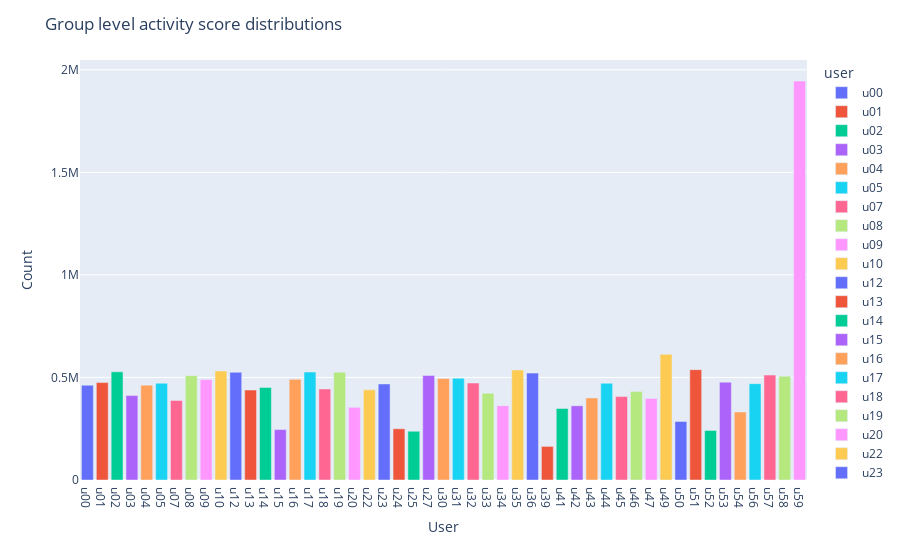

The code cell stored with this chart in its notebook:
### Code cell
fig = countplot.countplot(data,
                          fig_title='Group level activity score distributions', 
                          plot_type='count', 
                          points='outliers',
                          aggregation='user', 
                          user=None,
                          column=' activity inference',
                          binning=False)

fig.show()

### Figure 1 — Plotly figure (JSON) as saved in the notebook; plotly's stock layout.template omitted (floating-point values rounded to 4 significant figures)
{"data": [{"alignmentgroup": "True", "hovertemplate": "user=%{x}<br>values=%{y}<extra></extra>", "legendgroup": "u00", "marker": {"color": "#636efa", "pattern": {"shape": ""}}, "name": "u00", "offsetgroup": "u00", "orientation": "v", "showlegend": true, "textposition": "auto", "type": "bar", "x": ["u00"], "xaxis": "x", "y": [461991], "yaxis": "y"}, {"alignmentgroup": "True", "hovertemplate": "user=%{x}<br>values=%{y}<extra></extra>", "legendgroup": "u01", "marker": {"color": "#EF553B", "pattern": {"shape": ""}}, "name": "u01", "offsetgroup": "u01", "orientation": "v", "showlegend": true, "textposition": "auto", "type": "bar", "x": ["u01"], "xaxis": "x", "y": [474862], "yaxis": "y"}, {"alignmentgroup": "True", "hovertemplate": "user=%{x}<br>values=%{y}<extra></extra>", "legendgroup": "u02", "marker": {"color": "#00cc96", "pattern": {"shape": ""}}, "name": "u02", "offsetgroup": "u02", "orientation": "v", "showlegend": true, "textposition": "auto", "type": "bar", "x": ["u02"], "xaxis": "x", "y": [527518], "yaxis": "y"}, {"alignmentgroup": "True", "hovertemplate": "user=%{x}<br>values=%{y}<extra></extra>", "legendgroup": "u03", "marker": {"color": "#ab63fa", "pattern": {"shape": ""}}, "name": "u03", "offsetgroup": "u03", "orientation": "v", "showlegend": true, "textposition": "auto", "type": "bar", "x": ["u03"], "xaxis": "x", "y": [411402], "yaxis": "y"}, {"alignmentgroup": "True", "hovertemplate": "user=%{x}<br>values=%{y}<extra></extra>", "legendgroup": "u04", "marker": {"color": "#FFA15A", "pattern": {"shape": ""}}, "name": "u04", "offsetgroup": "u04", "orientation": "v", "showlegend": true, "textposition": "auto", "type": "bar", "x": ["u04"], "xaxis": "x", "y": [462516], "yaxis": "y"}, {"alignmentgroup": "True", "hovertemplate": "user=%{x}<br>values=%{y}<extra></extra>", "legendgroup": "u05", "marker": {"color": "#19d3f3", "pattern": {"shape": ""}}, "name": "u05", "offsetgroup": "u05", "orientation": "v", "showlegend": true, "textposition": "auto", "type": "bar", "x": ["u05"], "xaxis": "x", "y": [471647], "yaxis": "y"}, {"alignmentgroup": "True", "hovertemplate": "user=%{x}<br>values=%{y}<extra></extra>", "legendgroup": "u07", "marker": {"color": "#FF6692", "pattern": {"shape": ""}}, "name": "u07", "offsetgroup": "u07", "orientation": "v", "showlegend": true, "textposition": "auto", "type": "bar", "x": ["u07"], "xaxis": "x", "y": [388016], "yaxis": "y"}, {"alignmentgroup": "True", "hovertemplate": "user=%{x}<br>values=%{y}<extra></extra>", "legendgroup": "u08", "marker": {"color": "#B6E880", "pattern": {"shape": ""}}, "name": "u08", "offsetgroup": "u08", "orientation": "v", "showlegend": true, "textposition": "auto", "type": "bar", "x": ["u08"], "xaxis": "x", "y": [508723], "yaxis": "y"}, {"alignmentgroup": "True", "hovertemplate": "user=%{x}<br>values=%{y}<extra></extra>", "legendgroup": "u09", "marker": {"color": "#FF97FF", "pattern": {"shape": ""}}, "name": "u09", "offsetgroup": "u09", "orientation": "v", "showlegend": true, "textposition": "auto", "type": "bar", "x": ["u09"], "xaxis": "x", "y": [489438], "yaxis": "y"}, {"alignmentgroup": "True", "hovertemplate": "user=%{x}<br>values=%{y}<extra></extra>", "legendgroup": "u10", "marker": {"color": "#FECB52", "pattern": {"shape": ""}}, "name": "u10", "offsetgroup": "u10", "orientation": "v", "showlegend": true, "textposition": "auto", "type": "bar", "x": ["u10"], "xaxis": "x", "y": [531159], "yaxis": "y"}, {"alignmentgroup": "True", "hovertemplate": "user=%{x}<br>values=%{y}<extra></extra>", "legendgroup": "u12", "marker": {"color": "#636efa", "pattern": {"shape": ""}}, "name": "u12", "offsetgroup": "u12", "orientation": "v", "showlegend": true, "textposition": "auto", "type": "bar", "x": ["u12"], "xaxis": "x", "y": [525377], "yaxis": "y"}, {"alignmentgroup": "True", "hovertemplate": "user=%{x}<br>values=%{y}<extra></extra>", "legendgroup": "u13", "marker": {"color": "#EF553B", "pattern": {"shape": ""}}, "name": "u13", "offsetgroup": "u13", "orientation": "v", "showlegend": true, "textposition": "auto", "type": "bar", "x": ["u13"], "xaxis": "x", "y": [438710], "yaxis": "y"}, {"alignmentgroup": "True", "hovertemplate": "user=%{x}<br>values=%{y}<extra></extra>", "legendgroup": "u14", "marker": {"color": "#00cc96", "pattern": {"shape": ""}}, "name": "u14", "offsetgroup": "u14", "orientation": "v", "showlegend": true, "textposition": "auto", "type": "bar", "x": ["u14"], "xaxis": "x", "y": [451115], "yaxis": "y"}, {"alignmentgroup": "True", "hovertemplate": "user=%{x}<br>values=%{y}<extra></extra>", "legendgroup": "u15", "marker": {"color": "#ab63fa", "pattern": {"shape": ""}}, "name": "u15", "offsetgroup": "u15", "orientation": "v", "showlegend": true, "textposition": "auto", "type": "bar", "x": ["u15"], "xaxis": "x", "y": [245896], "yaxis": "y"}, {"alignmentgroup": "True", "hovertemplate": "user=%{x}<br>values=%{y}<extra></extra>", "legendgroup": "u16", "marker": {"color": "#FFA15A", "pattern": {"shape": ""}}, "name": "u16", "offsetgroup": "u16", "orientation": "v", "showlegend": true, "textposition": "auto", "type": "bar", "x": ["u16"], "xaxis": "x", "y": [490749], "yaxis": "y"}, {"alignmentgroup": "True", "hovertemplate": "user=%{x}<br>values=%{y}<extra></extra>", "legendgroup": "u17", "marker": {"color": "#19d3f3", "pattern": {"shape": ""}}, "name": "u17", "offsetgroup": "u17", "orientation": "v", "showlegend": true, "textposition": "auto", "type": "bar", "x": ["u17"], "xaxis": "x", "y": [526248], "yaxis": "y"}, {"alignmentgroup": "True", "hovertemplate": "user=%{x}<br>values=%{y}<extra></extra>", "legendgroup": "u18", "marker": {"color": "#FF6692", "pattern": {"shape": ""}}, "name": "u18", "offsetgroup": "u18", "orientation": "v", "showlegend": true, "textposition": "auto", "type": "bar", "x": ["u18"], "xaxis": "x", "y": [443776], "yaxis": "y"}, {"alignmentgroup": "True", "hovertemplate": "user=%{x}<br>values=%{y}<extra></extra>", "legendgroup": "u19", "marker": {"color": "#B6E880", "pattern": {"shape": ""}}, "name": "u19", "offsetgroup": "u19", "orientation": "v", "showlegend": true, "textposition": "auto", "type": "bar", "x": ["u19"], "xaxis": "x", "y": [525619], "yaxis": "y"}, {"alignmentgroup": "True", "hovertemplate": "user=%{x}<br>values=%{y}<extra></extra>", "legendgroup": "u20", "marker": {"color": "#FF97FF", "pattern": {"shape": ""}}, "name": "u20", "offsetgroup": "u20", "orientation": "v", "showlegend": true, "textposition": "auto", "type": "bar", "x": ["u20"], "xaxis": "x", "y": [354198], "yaxis": "y"}, {"alignmentgroup": "True", "hovertemplate": "user=%{x}<br>values=%{y}<extra></extra>", "legendgroup": "u22", "marker": {"color": "#FECB52", "pattern": {"shape": ""}}, "name": "u22", "offsetgroup": "u22", "orientation": "v", "showlegend": true, "textposition": "auto", "type": "bar", "x": ["u22"], "xaxis": "x", "y": [439498], "yaxis": "y"}, {"alignmentgroup": "True", "hovertemplate": "user=%{x}<br>values=%{y}<extra></extra>", "legendgroup": "u23", "marker": {"color": "#636efa", "pattern": {"shape": ""}}, "name": "u23", "offsetgroup": "u23", "orientation": "v", "showlegend": true, "textposition": "auto", "type": "bar", "x": ["u23"], "xaxis": "x", "y": [468330], "yaxis": "y"}, {"alignmentgroup": "True", "hovertemplate": "user=%{x}<br>values=%{y}<extra></extra>", "legendgroup": "u24", "marker": {"color": "#EF553B", "pattern": {"shape": ""}}, "name": "u24", "offsetgroup": "u24", "orientation": "v", "showlegend": true, "textposition": "auto", "type": "bar", "x": ["u24"], "xaxis": "x", "y": [249841], "yaxis": "y"}, {"alignmentgroup": "True", "hovertemplate": "user=%{x}<br>values=%{y}<extra></extra>", "legendgroup": "u25", "marker": {"color": "#00cc96", "pattern": {"shape": ""}}, "name": "u25", "offsetgroup": "u25", "orientation": "v", "showlegend": true, "textposition": "auto", "type": "bar", "x": ["u25"], "xaxis": "x", "y": [237758], "yaxis": "y"}, {"alignmentgroup": "True", "hovertemplate": "user=%{x}<br>values=%{y}<extra></extra>", "legendgroup": "u27", "marker": {"color": "#ab63fa", "pattern": {"shape": ""}}, "name": "u27", "offsetgroup": "u27", "orientation": "v", "showlegend": true, "textposition": "auto", "type": "bar", "x": ["u27"], "xaxis": "x", "y": [509670], "yaxis": "y"}, {"alignmentgroup": "True", "hovertemplate": "user=%{x}<br>values=%{y}<extra></extra>", "legendgroup": "u30", "marker": {"color": "#FFA15A", "pattern": {"shape": ""}}, "name": "u30", "offsetgroup": "u30", "orientation": "v", "showlegend": true, "textposition": "auto", "type": "bar", "x": ["u30"], "xaxis": "x", "y": [494845], "yaxis": "y"}, {"alignmentgroup": "True", "hovertemplate": "user=%{x}<br>values=%{y}<extra></extra>", "legendgroup": "u31", "marker": {"color": "#19d3f3", "pattern": {"shape": ""}}, "name": "u31", "offsetgroup": "u31", "orientation": "v", "showlegend": true, "textposition": "auto", "type": "bar", "x": ["u31"], "xaxis": "x", "y": [496697], "yaxis": "y"}, {"alignmentgroup": "True", "hovertemplate": "user=%{x}<br>values=%{y}<extra></extra>", "legendgroup": "u32", "marker": {"color": "#FF6692", "pattern": {"shape": ""}}, "name": "u32", "offsetgroup": "u32", "orientation": "v", "showlegend": true, "textposition": "auto", "type": "bar", "x": ["u32"], "xaxis": "x", "y": [472947], "yaxis": "y"}, {"alignmentgroup": "True", "hovertemplate": "user=%{x}<br>values=%{y}<extra></extra>", "legendgroup": "u33", "marker": {"color": "#B6E880", "pattern": {"shape": ""}}, "name": "u33", "offsetgroup": "u33", "orientation": "v", "showlegend": true, "textposition": "auto", "type": "bar", "x": ["u33"], "xaxis": "x", "y": [423140], "yaxis": "y"}, {"alignmentgroup": "True", "hovertemplate": "user=%{x}<br>values=%{y}<extra></extra>", "legendgroup": "u34", "marker": {"color": "#FF97FF", "pattern": {"shape": ""}}, "name": "u34", "offsetgroup": "u34", "orientation": "v", "showlegend": true, "textposition": "auto", "type": "bar", "x": ["u34"], "xaxis": "x", "y": [362581], "yaxis": "y"}, {"alignmentgroup": "True", "hovertemplate": "user=%{x}<br>values=%{y}<extra></extra>", "legendgroup": "u35", "marker": {"color": "#FECB52", "pattern": {"shape": ""}}, "name": "u35", "offsetgroup": "u35", "orientation": "v", "showlegend": true, "textposition": "auto", "type": "bar", "x": ["u35"], "xaxis": "x", "y": [536077], "yaxis": "y"}, {"alignmentgroup": "True", "hovertemplate": "user=%{x}<br>values=%{y}<extra></extra>", "legendgroup": "u36", "marker": {"color": "#636efa", "pattern": {"shape": ""}}, "name": "u36", "offsetgroup": "u36", "orientation": "v", "showlegend": true, "textposition": "auto", "type": "bar", "x": ["u36"], "xaxis": "x", "y": [521156], "yaxis": "y"}, {"alignmentgroup": "True", "hovertemplate": "user=%{x}<br>values=%{y}<extra></extra>", "legendgroup": "u39", "marker": {"color": "#EF553B", "pattern": {"shape": ""}}, "name": "u39", "offsetgroup": "u39", "orientation": "v", "showlegend": true, "textposition": "auto", "type": "bar", "x": ["u39"], "xaxis": "x", "y": [163835], "yaxis": "y"}, {"alignmentgroup": "True", "hovertemplate": "user=%{x}<br>values=%{y}<extra></extra>", "legendgroup": "u41", "marker": {"color": "#00cc96", "pattern": {"shape": ""}}, "name": "u41", "offsetgroup": "u41", "orientation": "v", "showlegend": true, "textposition": "auto", "type": "bar", "x": ["u41"], "xaxis": "x", "y": [348903], "yaxis": "y"}, {"alignmentgroup": "True", "hovertemplate": "user=%{x}<br>values=%{y}<extra></extra>", "legendgroup": "u42", "marker": {"color": "#ab63fa", "pattern": {"shape": ""}}, "name": "u42", "offsetgroup": "u42", "orientation": "v", "showlegend": true, "textposition": "auto", "type": "bar", "x": ["u42"], "xaxis": "x", "y": [361829], "yaxis": "y"}, {"alignmentgroup": "True", "hovertemplate": "user=%{x}<br>values=%{y}<extra></extra>", "legendgroup": "u43", "marker": {"color": "#FFA15A", "pattern": {"shape": ""}}, "name": "u43", "offsetgroup": "u43", "orientation": "v", "showlegend": true, "textposition": "auto", "type": "bar", "x": ["u43"], "xaxis": "x", "y": [400298], "yaxis": "y"}, {"alignmentgroup": "True", "hovertemplate": "user=%{x}<br>values=%{y}<extra></extra>", "legendgroup": "u44", "marker": {"color": "#19d3f3", "pattern": {"shape": ""}}, "name": "u44", "offsetgroup": "u44", "orientation": "v", "showlegend": true, "textposition": "auto", "type": "bar", "x": ["u44"], "xaxis": "x", "y": [471864], "yaxis": "y"}, {"alignmentgroup": "True", "hovertemplate": "user=%{x}<br>values=%{y}<extra></extra>", "legendgroup": "u45", "marker": {"color": "#FF6692", "pattern": {"shape": ""}}, "name": "u45", "offsetgroup": "u45", "orientation": "v", "showlegend": true, "textposition": "auto", "type": "bar", "x": ["u45"], "xaxis": "x", "y": [406876], "yaxis": "y"}, {"alignmentgroup": "True", "hovertemplate": "user=%{x}<br>values=%{y}<extra></extra>", "legendgroup": "u46", "marker": {"color": "#B6E880", "pattern": {"shape": ""}}, "name": "u46", "offsetgroup": "u46", "orientation": "v", "showlegend": true, "textposition": "auto", "type": "bar", "x": ["u46"], "xaxis": "x", "y": [430927], "yaxis": "y"}, {"alignmentgroup": "True", "hovertemplate": "user=%{x}<br>values=%{y}<extra></extra>", "legendgroup": "u47", "marker": {"color": "#FF97FF", "pattern": {"shape": ""}}, "name": "u47", "offsetgroup": "u47", "orientation": "v", "showlegend": true, "textposition": "auto", "type": "bar", "x": ["u47"], "xaxis": "x", "y": [397781], "yaxis": "y"}, {"alignmentgroup": "True", "hovertemplate": "user=%{x}<br>values=%{y}<extra></extra>", "legendgroup": "u49", "marker": {"color": "#FECB52", "pattern": {"shape": ""}}, "name": "u49", "offsetgroup": "u49", "orientation": "v", "showlegend": true, "textposition": "auto", "type": "bar", "x": ["u49"], "xaxis": "x", "y": [612741], "yaxis": "y"}, {"alignmentgroup": "True", "hovertemplate": "user=%{x}<br>values=%{y}<extra></extra>", "legendgroup": "u50", "marker": {"color": "#636efa", "pattern": {"shape": ""}}, "name": "u50", "offsetgroup": "u50", "orientation": "v", "showlegend": true, "textposition": "auto", "type": "bar", "x": ["u50"], "xaxis": "x", "y": [285386], "yaxis": "y"}, {"alignmentgroup": "True", "hovertemplate": "user=%{x}<br>values=%{y}<extra></extra>", "legendgroup": "u51", "marker": {"color": "#EF553B", "pattern": {"shape": ""}}, "name": "u51", "offsetgroup": "u51", "orientation": "v", "showlegend": true, "textposition": "auto", "type": "bar", "x": ["u51"], "xaxis": "x", "y": [537914], "yaxis": "y"}, {"alignmentgroup": "True", "hovertemplate": "user=%{x}<br>values=%{y}<extra></extra>", "legendgroup": "u52", "marker": {"color": "#00cc96", "pattern": {"shape": ""}}, "name": "u52", "offsetgroup": "u52", "orientation": "v", "showlegend": true, "textposition": "auto", "type": "bar", "x": ["u52"], "xaxis": "x", "y": [241461], "yaxis": "y"}, {"alignmentgroup": "True", "hovertemplate": "user=%{x}<br>values=%{y}<extra></extra>", "legendgroup": "u53", "marker": {"color": "#ab63fa", "pattern": {"shape": ""}}, "name": "u53", "offsetgroup": "u53", "orientation": "v", "showlegend": true, "textposition": "auto", "type": "bar", "x": ["u53"], "xaxis": "x", "y": [477052], "yaxis": "y"}, {"alignmentgroup": "True", "hovertemplate": "user=%{x}<br>values=%{y}<extra></extra>", "legendgroup": "u54", "marker": {"color": "#FFA15A", "pattern": {"shape": ""}}, "name": "u54", "offsetgroup": "u54", "orientation": "v", "showlegend": true, "textposition": "auto", "type": "bar", "x": ["u54"], "xaxis": "x", "y": [331358], "yaxis": "y"}, {"alignmentgroup": "True", "hovertemplate": "user=%{x}<br>values=%{y}<extra></extra>", "legendgroup": "u56", "marker": {"color": "#19d3f3", "pattern": {"shape": ""}}, "name": "u56", "offsetgroup": "u56", "orientation": "v", "showlegend": true, "textposition": "auto", "type": "bar", "x": ["u56"], "xaxis": "x", "y": [469698], "yaxis": "y"}, {"alignmentgroup": "True", "hovertemplate": "user=%{x}<br>values=%{y}<extra></extra>", "legendgroup": "u57", "marker": {"color": "#FF6692", "pattern": {"shape": ""}}, "name": "u57", "offsetgroup": "u57", "orientation": "v", "showlegend": true, "textposition": "auto", "type": "bar", "x": ["u57"], "xaxis": "x", "y": [511646], "yaxis": "y"}, {"alignmentgroup": "True", "hovertemplate": "user=%{x}<br>values=%{y}<extra></extra>", "legendgroup": "u58", "marker": {"color": "#B6E880", "pattern": {"shape": ""}}, "name": "u58", "offsetgroup": "u58", "orientation": "v", "showlegend": true, "textposition": "auto", "type": "bar", "x": ["u58"], "xaxis": "x", "y": [505755], "yaxis": "y"}, {"alignmentgroup": "True", "hovertemplate": "user=%{x}<br>values=%{y}<extra></extra>", "legendgroup": "u59", "marker": {"color": "#FF97FF", "pattern": {"shape": ""}}, "name": "u59", "offsetgroup": "u59", "orientation": "v", "showlegend": true, "textposition": "auto", "type": "bar", "x": ["u59"], "xaxis": "x", "y": [1945367], "yaxis": "y"}], "layout": {"barmode": "relative", "legend": {"title": {"text": "user"}, "tracegroupgap": 0}, "margin": {"t": 60}, "title": {"text": "Group level activity score distributions"}, "xaxis": {"anchor": "y", "categoryarray": ["u00", "u01", "u02", "u03", "u04", "u05", "u07", "u08", "u09", "u10", "u12", "u13", "u14", "u15", "u16", "u17", "u18", "u19", "u20", "u22", "u23", "u24", "u25", "u27", "u30", "u31", "u32", "u33", "u34", "u35", "u36", "u39", "u41", "u42", "u43", "u44", "u45", "u46", "u47", "u49", "u50", "u51", "u52", "u53", "u54", "u56", "u57", "u58", "u59"], "categoryorder": "array", "domain": [0, 1], "title": {"text": "User"}}, "yaxis": {"anchor": "x", "domain": [0, 1], "title": {"text": "Count"}}}}
